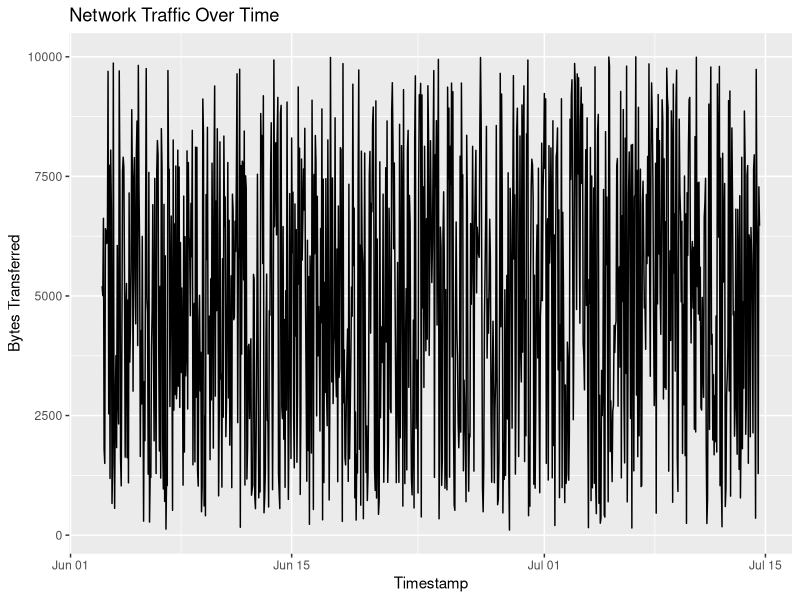
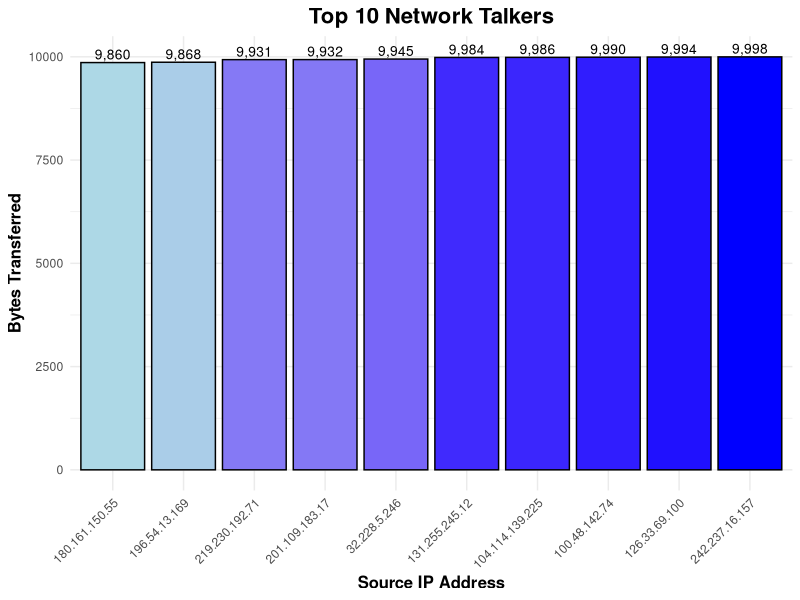
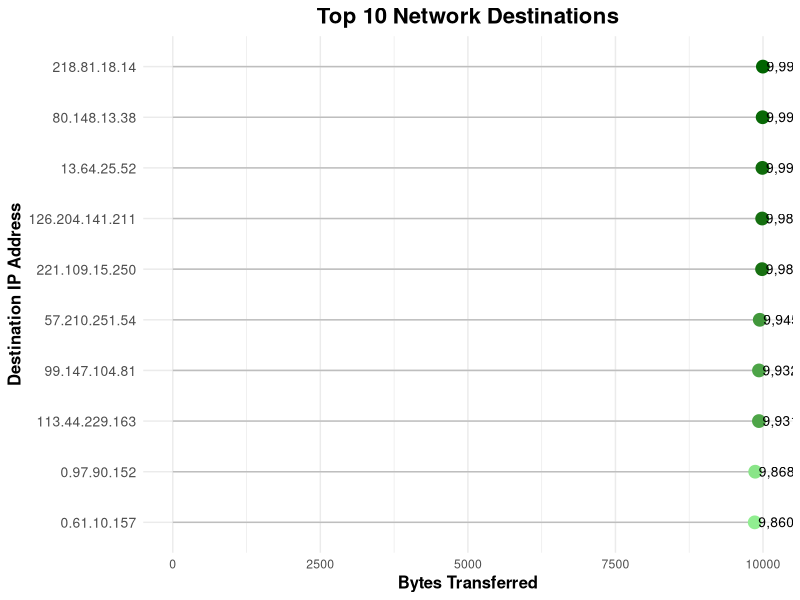

These figures' R source, in order:
set.seed(123)
num_records <- 1000

timestamps <- seq.POSIXt(
  from = as.POSIXct("2024-06-03 00:00:00"), # nolint
  by = "hour", length.out = num_records
)

generate_ipv4 <- function(n) {
  paste(sample(0:255, n, replace = TRUE), sample(0:255, n, replace = TRUE), # nolint
    sample(0:255, n, replace = TRUE), sample(0:255, n, replace = TRUE),
    sep = "."
  ) # nolint
}

source_ips <- generate_ipv4(num_records)
destination_ips <- generate_ipv4(num_records)

bytes_transferred <- sample(100:10000, num_records, replace = TRUE)

traffic_data <- data.frame(
  timestamp = timestamps,
  source_ip = source_ips,
  destination_ip = destination_ips,
  bytes_transferred = bytes_transferred
)

head(traffic_data)
# nolint
# Visualize the traffic data

install.packages("ggplot2")
library(ggplot2)

options(repr.plot.width = 10, repr.plot.height = 6) # nolint

ggplot(traffic_data, aes(x = timestamp, y = bytes_transferred)) +
  geom_line() +
  labs(
    title = "Network Traffic Over Time",
    x = "Timestamp",
    y = "Bytes Transferred"
  )

# Top Talkers Analysis

top_talkers <- aggregate(bytes_transferred ~ source_ip, data = traffic_data, FUN = sum) # nolint
top_talkers <- top_talkers[order(top_talkers$bytes_transferred, decreasing = TRUE), ] # nolint
top_talkers <- head(top_talkers, 10) # Selecting top 10 talkers for visualization # nolint

ggplot(top_talkers, aes(
  x = reorder(source_ip, bytes_transferred),
  y = bytes_transferred, fill = bytes_transferred
)) +
  geom_bar(stat = "identity", color = "black") +
  scale_fill_gradient(low = "lightblue", high = "blue") +
  labs(
    title = "Top 10 Network Talkers",
    x = "Source IP Address",
    y = "Bytes Transferred"
  ) +
  theme_minimal() +
  theme(
    axis.text.x = element_text(angle = 45, hjust = 1),
    plot.title = element_text(hjust = 0.5, size = 16, face = "bold"),
    axis.title.x = element_text(size = 12, face = "bold"),
    axis.title.y = element_text(size = 12, face = "bold"),
    legend.position = "none"
  ) +
  geom_text(aes(label = scales::comma(bytes_transferred)), vjust = -0.3, size = 3.5) # nolint

# Destination Analysis

destination_summary <- aggregate(bytes_transferred ~ destination_ip,
  data = traffic_data,
  FUN = sum
)
destination_summary <- destination_summary[order(destination_summary$bytes_transferred, # nolint
  decreasing = TRUE # nolint
), ]
top_destinations <- head(destination_summary, 10)

ggplot(top_destinations, aes(x = bytes_transferred, y = reorder(
  destination_ip,
  bytes_transferred
))) +
  geom_segment(
    aes(
      x = 0, xend = bytes_transferred, y = reorder(
        destination_ip,
        bytes_transferred
      ),
      yend = reorder(destination_ip, bytes_transferred)
    ),
    color = "grey"
  ) +
  geom_point(aes(color = bytes_transferred), size = 4) +
  scale_color_gradient(low = "lightgreen", high = "darkgreen") +
  labs(
    title = "Top 10 Network Destinations",
    x = "Bytes Transferred",
    y = "Destination IP Address"
  ) +
  theme_minimal() +
  theme(
    plot.title = element_text(hjust = 0.5, size = 16, face = "bold"),
    axis.title.x = element_text(size = 12, face = "bold"),
    axis.title.y = element_text(size = 12, face = "bold"),
    axis.text.y = element_text(size = 10),
    legend.position = "none"
  ) +
  geom_text(aes(label = scales::comma(bytes_transferred)), hjust = -0.1, size = 3.5) # nolint
